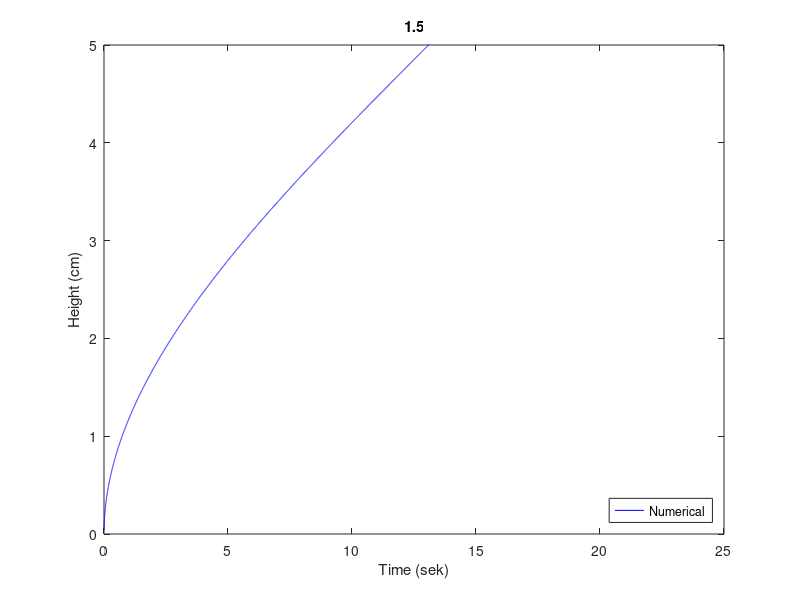

Write the MATLAB code that produced this figure.
F = 20;
A = 0.5;
dT = 0.001;
h0 = 0;
h = [ ];
t(1) = 0;
h(1) = h0+dT*F/A;
R = 5;

A(1)= pi*h0*(2*R-h0);

for k = 1:20000
    
    A(k) = pi*h(k)*(2*R-h(k));
    t(k+1) =t(k)+dT;
    h(k+1) = h(k)+dT*F/A(k);
    
end
 

figure(1)
plot((1:20001)*dT,h, 'b');
title('1.5')
xlabel('Time (sek)')
ylabel('Height (cm)')
ylim ([0 5])
legend ('Numerical','Location', 'southeast')
